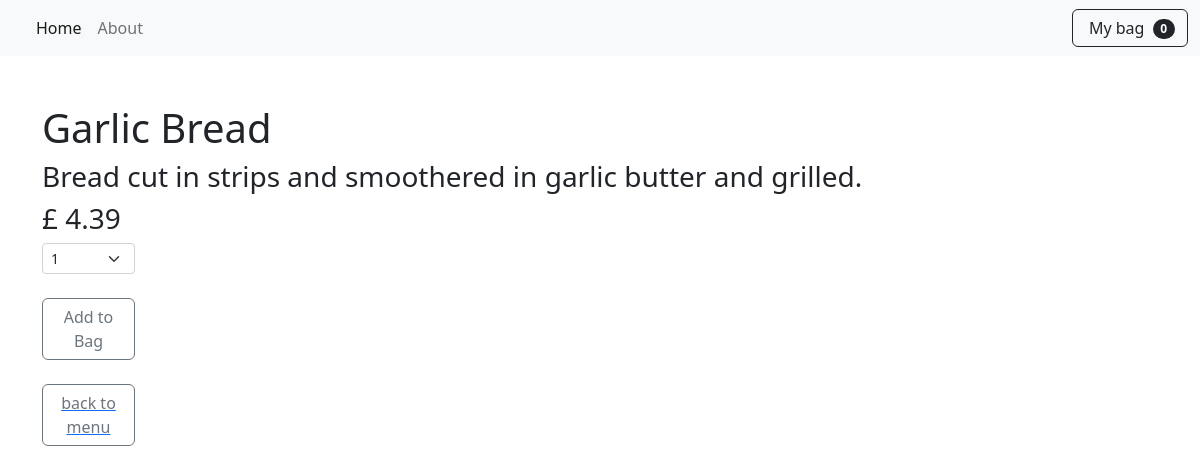
/item/8, run on the app's committed database.
### restaurent_menu/models.py (models this page shows, shortened)
class Items(models.Model):
    meal = models.CharField(max_length=1000, unique=True)  # unique since each meal is unique
    description = models.CharField(max_length=2000)
    price = models.DecimalField(max_digits=10, decimal_places=2)
    meal_type = models.CharField(max_length=200, choices=MEAL_TYPE)
    author = models.ForeignKey(User, on_delete=models.PROTECT)
    status = models.IntegerField(choices=STATUS, default=1)
    date_created = models.DateTimeField(auto_now_add=True)
    date_updated = models.DateTimeField(auto_now_add=True)

### restaurent_menu/views.py (the view)
# urls.py: path('item/<int:pk>', views.MenuItemDetail.as_view(), name='menu_item'),
class MenuItemDetail(generic.DetailView):
    model = Items
    template_name = "menu_item_detail.html"

### cart/cart.py (called while the page is built)
    def __len__(self):
        return len(self.cart)

### cart/context_processor.py (called while the page is built)
def cart(request):
    return {'cart': Cart(request)}

### restaurent_menu/templates/menu_item_detail.html (shortened to what this page needs)
{% extends 'base.html'%}
{% block content %}
<div class="container">
        <h1 class="pt-5">{{ items.meal }}</h1>
        <h3>{{ items.description }}</h3>
        <h3>£ {{ items.price }}</h3>
        <div class="col-md-1">
                    <div>
                        <select class="form-select form-select-sm" id="qty-cart">
                            <option value="1">1</option>
                        </select>
                    </div>
        {% if items.status == 1 %}
            <button type="button" value="{{ items.id }}"
                     class="btn btn-outline-secondary mt-4" id="add-cart">Add to Bag</button>
           <a href="{% url 'home' %}"><button
                     class="d-flex btn btn-outline-secondary mt-4">back to menu</button></a>
        {% else %}
            <button type="button" value="{{ items.id }}"
                     class="btn btn-outline-danger mt-4" disabled>Sorry Unavailable</button>
            <a href="{% url 'home' %}"><button type="button"
                     class="d-flex btn btn-outline-secondary mt-4">back to menu</button></a>
        {% endif %}
</div>
{% endblock %}

### data on the page
Items: meal "Garlic Bread", description "Bread cut in strips and smoothered in garlic butter and grilled.", price "4.39"

### other printed values
{{ cart|length }} "0"
